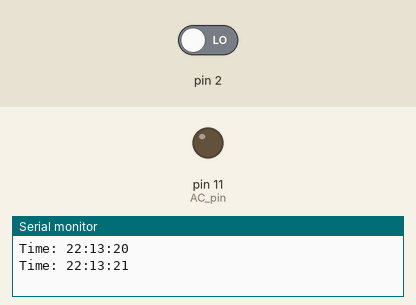
A sketch run on a simulated Arduino Uno, built with avr-gcc and run on an emulated ATmega328P. Shown: output pins drawn as LEDs (lit = HIGH), the last lines printed to the serial monitor. The test bench sets the inputs (shaded band); at power-on: pin 2 LOW. The local clock reads 2024-03-15 10:24:30 at power-on unless the sketch sets it.

Above: at 1.2 s.
1.3 s: pin 2 driven HIGH
At 2.7 s:
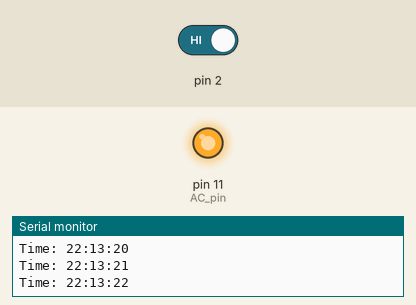
Timing chart, 0 to 4.3 s (numbered marks = the images above; inputs shaded):
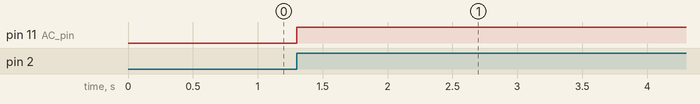

Measured:
- after the input at 1.3 s, pin 11 (AC_pin): LOW → HIGH at once

The sketch:

SmartSun_V2_1.ino
```cpp
/* Based on:
- AC Light Control  Updated by Robert Twomey

 Changed zero-crossing detection to look for RISING edge rather
 than falling.  (originally it was only chopping the negative half
 of the AC wave form).

 Also changed the dim_check() to turn on the Triac, leaving it on
 until the zero_cross_detect() turn's it off.

 Adapted from sketch by Ryan McLaughlin
 http://www.arduino.cc/cgi-bin/yabb2/YaBB.pl?num=1230333861/30

- Tiny RTC I2C Module to control the real time

 */

#include  <TimerOne.h>          // Avaiable from http://www.arduino.cc/playground/Code/Timer1

#include <Wire.h>  // Incluye la librería Wire
#include "RTClib.h" // Incluye la librería RTClib

RTC_DS1307 RTC; // Crea el objeto RTC


volatile int i=0;               // Variable to use as a counter
volatile boolean zero_cross=0;  // Boolean to store a "switch" to tell us if we have crossed zero
int AC_pin = 11;                // Output to Opto Triac
int dim = 0;                    // Dimming level (0-128)  0 = on, 128 = 0ff
int inc=1;                      // counting up or down, 1=up, -1=down

int seconds;
int minutes;

int freqStep = 1000;    // This is the delay-per-brightness step in microseconds.
// It is calculated based on the frequency of your voltage supply (50Hz)
// and the number of brightness steps you want.
//
// The only tricky part is that the chopper circuit chops the AC wave twice per
// cycle, once on the positive half and once at the negative half. This meeans
// the chopping happens at 120Hz for a 60Hz supply or 100Hz for a 50Hz supply.

// To calculate freqStep you divide the length of one full half-wave of the power
// cycle (in microseconds) by the number of brightness steps.
//
// (1000000 uS / 100 Hz) / 10 brightness steps = 1000 uS / brightness step
//
// 1000000 us / 100 Hz = 10000 uS, length of one half-wave.

void setup() {                                      // Begin setup

  Serial.begin(9600); // Establece la velocidad de datos del puerto serie
  Wire.begin(); // Establece la velocidad de datos del bus I2C
  RTC.begin(); // Establece la velocidad de datos del RTC
  RTC.adjust(DateTime(__DATE__, __TIME__)); // Establece la fecha y hora

  pinMode(AC_pin, OUTPUT);                          // Set the Triac pin as output
  attachInterrupt(0, zero_cross_detect, RISING);   // Attach an Interupt to Pin 2 (interupt 0) for Zero Cross Detection
  Timer1.initialize(freqStep);                      // Initialize TimerOne library for the freq we need
  Timer1.attachInterrupt(dim_check, freqStep);

  // Use the TimerOne Library to attach an interrupt
  // to the function we use to check to see if it is
  // the right time to fire the triac.  This function
  // will now run every freqStep in microseconds.
}

void zero_cross_detect() {
  zero_cross = true;               // set the boolean to true to tell our dimming function that a zero cross has occured
  i=0;
  digitalWrite(AC_pin, LOW);       // turn off TRIAC (and AC)
}

// Turn on the TRIAC at the appropriate time
void dim_check() {
  if(zero_cross == true) {
    if(i>=dim) {
      digitalWrite(AC_pin, HIGH); // turn on light
      i=0;  // reset time step counter
      zero_cross = false; //reset zero cross detection
    }
    else {
      i++; // increment time step counter
    }
  }
}

void loop() {

  DateTime now = RTC.now(); // Obtiene la fecha y hora del RTC

  Serial.print("Time: ");
  Serial.print(now.hour(), DEC);
  Serial.print(':');
  Serial.print(now.minute(), DEC);
  Serial.print(':');
  Serial.print(now.second(), DEC);
  Serial.println();

  seconds=now.second();
  minutes=now.minute();

  //decreasing brightness the even minutes
  if((minutes%2==0)&&(dim<=9))
    dim+=inc;

  //increasing brightness the odd minutes
  if((minutes%2!=0)&&(dim>=0))
    dim-=inc;

 /* dim+=inc;
  if((dim>=9) || (dim<=0))
    inc*=-1;*/

  delay(1000);
}
```
